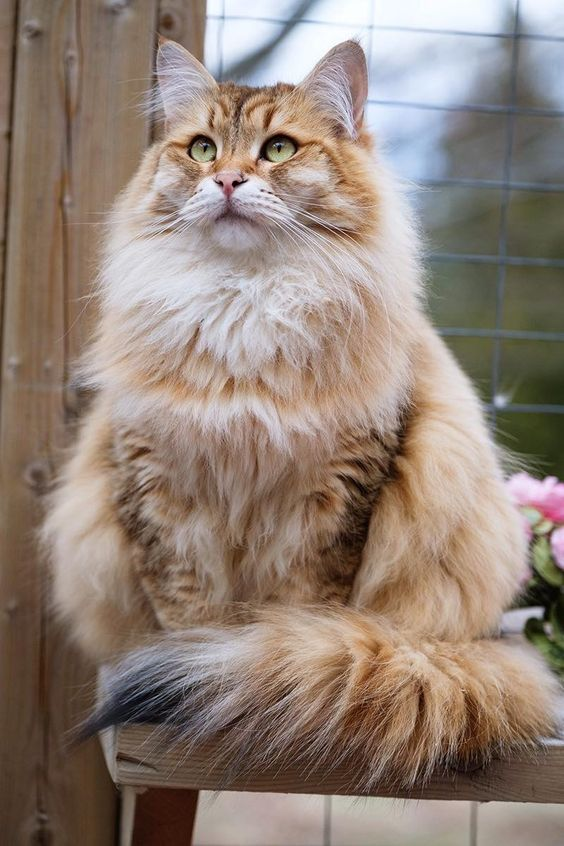
#> input picture F55121087_Asriani_C_Tugas 4 PCD/Gambar asli/FFT.jpg, 564 x 846 px, found by its file name
$ python fft.py
#> lines starting #> are read from the running program, lines starting #| are printed output that depends on the picture
import cv2
import numpy as np
from matplotlib import pyplot as plt

img = cv2.imread('gambar asli/FFT.jpg', 0)
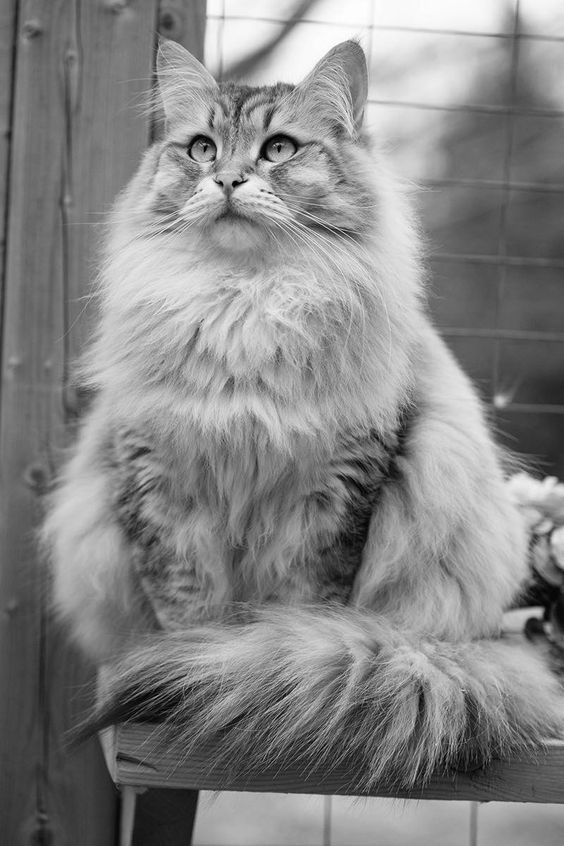
#> img: shape (846, 564); min 0, max 255, mean 133.5

f = np.fft.fft2(img)
fshift = np.fft.fftshift(f)

magnitude_spectrum = 20*np.log(np.abs(fshift))
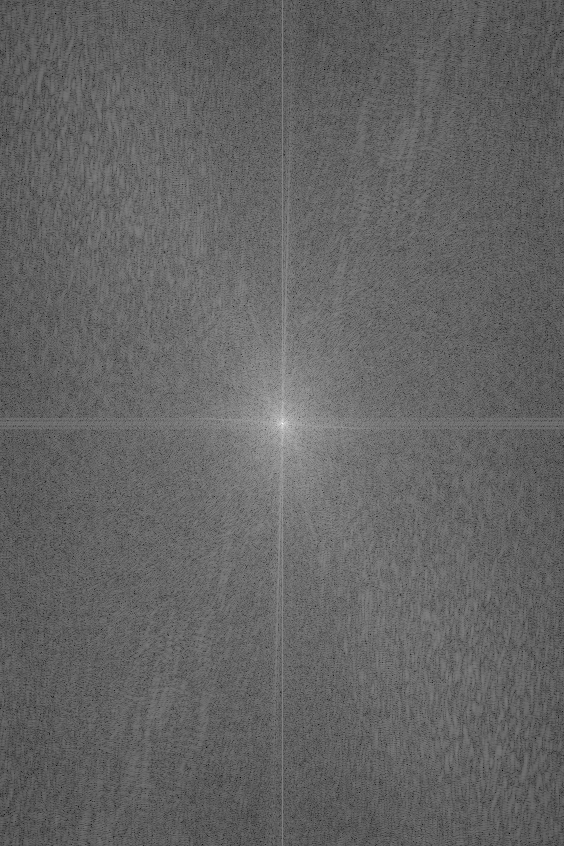
#> magnitude_spectrum: shape (846, 564) float64; min 43.67, max 359.4, mean 168.1; drawn with min black and max white

plt.subplot(121),plt.imshow(img, cmap = 'gray')
plt.title('Gambar Asli'), plt.xticks([]), plt.yticks([])
plt.subplot(122),plt.imshow(magnitude_spectrum, cmap = 'gray')
plt.title('Magnitudo Spektrum Frekuensi'), plt.xticks([]), plt.yticks([])
plt.show()
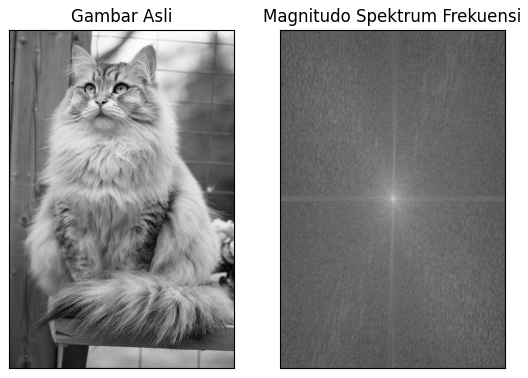
#> figure drawn by matplotlib, 2 panels

cv2.imwrite('hasil_fft.png', magnitude_spectrum)
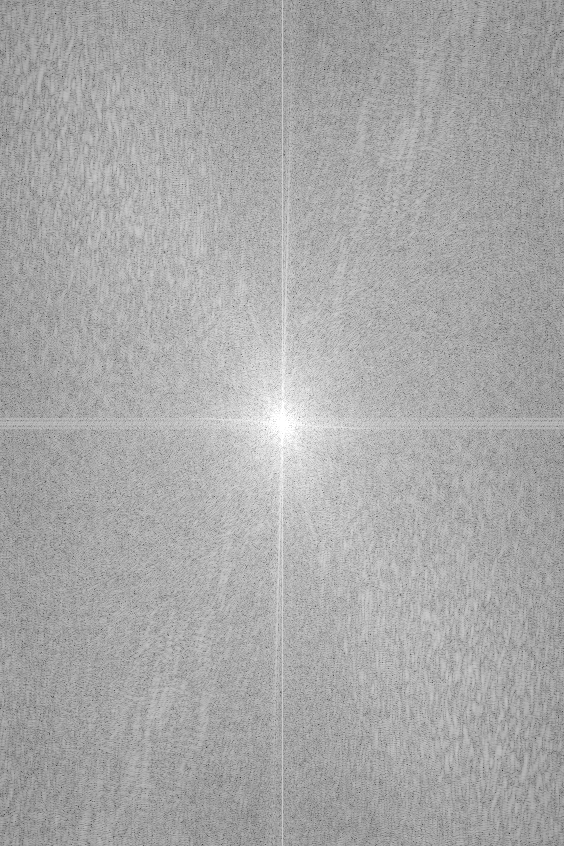
#> saved as hasil_fft.png: shape (846, 564); min 44, max 255, mean 168.1

$ run again, with F55121087_Asriani_C_Tugas 4 PCD/Gambar asli/Butterworth Highpass Filter & Gaussian Highpass Filter.jpg copied over F55121087_Asriani_C_Tugas 4 PCD/Gambar asli/FFT.jpg
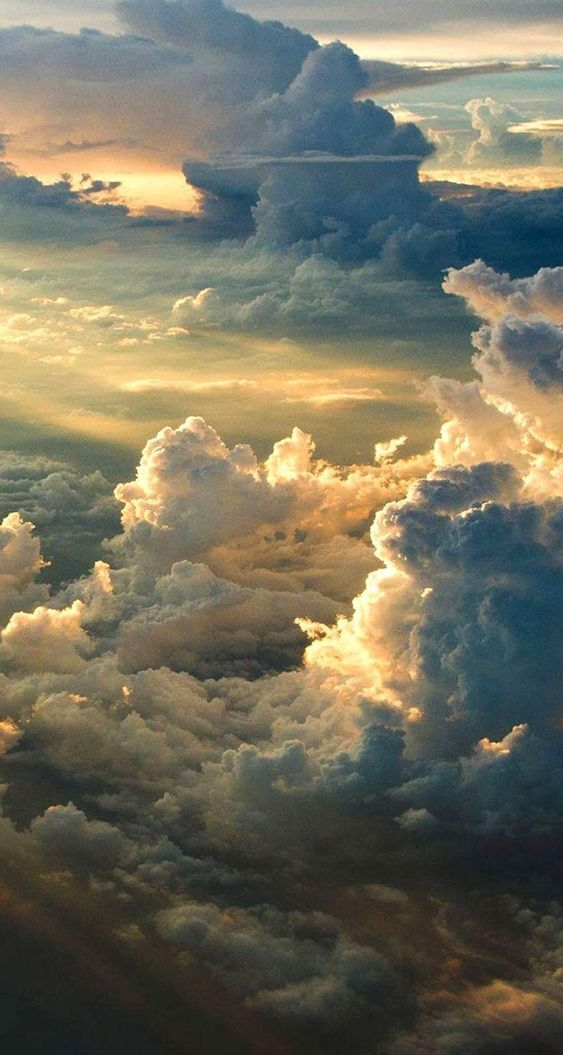
#> input picture F55121087_Asriani_C_Tugas 4 PCD/Gambar asli/Butterworth Highpass Filter & Gaussian Highpass Filter.jpg, 563 x 1055 px, found by its file name
#> `magnitude_spectrum = 20*np.log(np.abs(fshift))`:
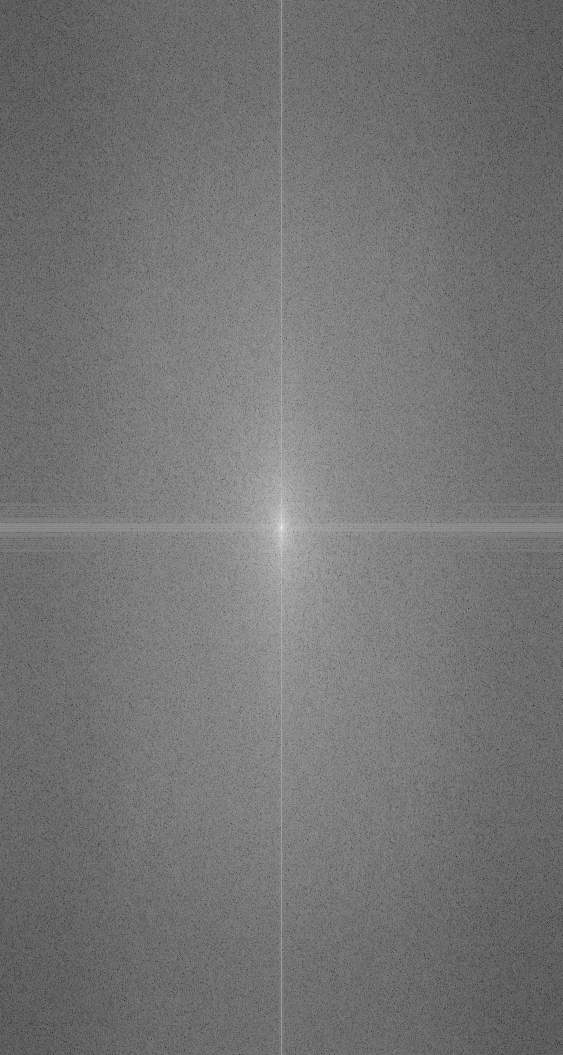
#> magnitude_spectrum: shape (1055, 563) float64; min -25.02, max 360.1, mean 151.5; drawn with min black and max white
#> `cv2.imwrite('hasil_fft.png', magnitude_spectrum)`:
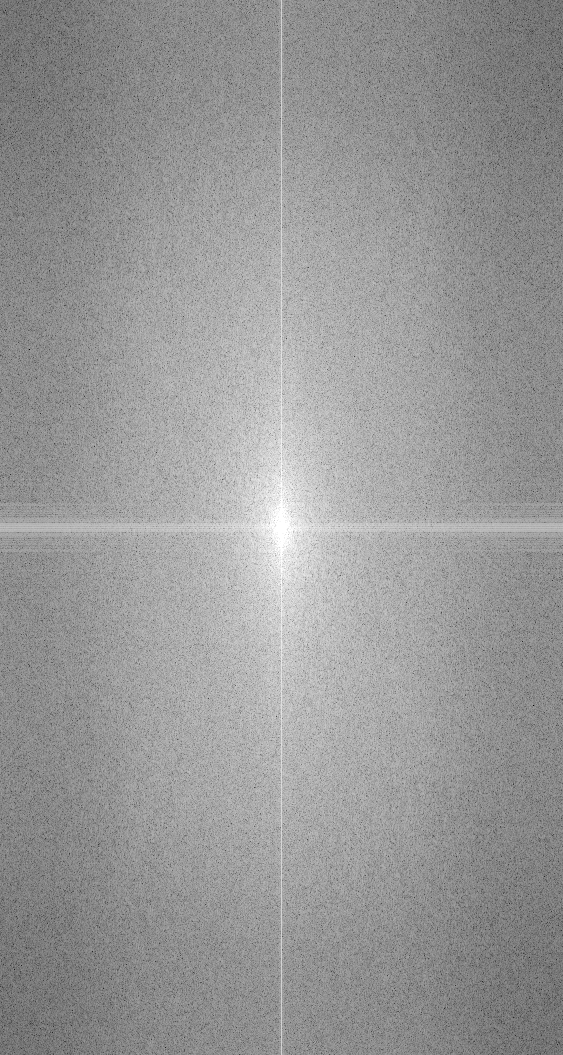
#> saved as hasil_fft.png: shape (1055, 563); min 0, max 255, mean 151.5

$ run again, with F55121087_Asriani_C_Tugas 4 PCD/Gambar asli/DFT.jpg copied over F55121087_Asriani_C_Tugas 4 PCD/Gambar asli/FFT.jpg
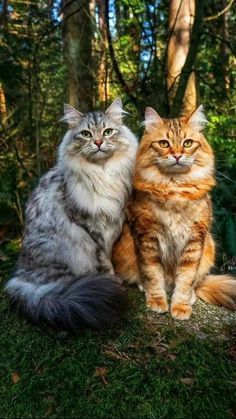
#> input picture F55121087_Asriani_C_Tugas 4 PCD/Gambar asli/DFT.jpg, 236 x 419 px, found by its file name
#> `magnitude_spectrum = 20*np.log(np.abs(fshift))`:
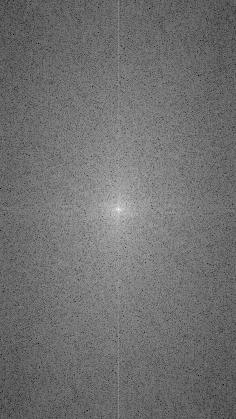
#> magnitude_spectrum: shape (419, 236) float64; min 34.3, max 316.5, mean 158.9; drawn with min black and max white
#> `cv2.imwrite('hasil_fft.png', magnitude_spectrum)`:
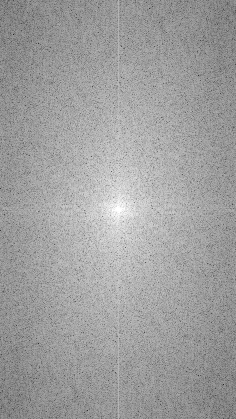
#> saved as hasil_fft.png: shape (419, 236); min 34, max 255, mean 158.9

$ run again, with F55121087_Asriani_C_Tugas 4 PCD/Gambar asli/Gaussian Lowpass Filter & Ideal Highpass Filter - Copy.jpg copied over F55121087_Asriani_C_Tugas 4 PCD/Gambar asli/FFT.jpg
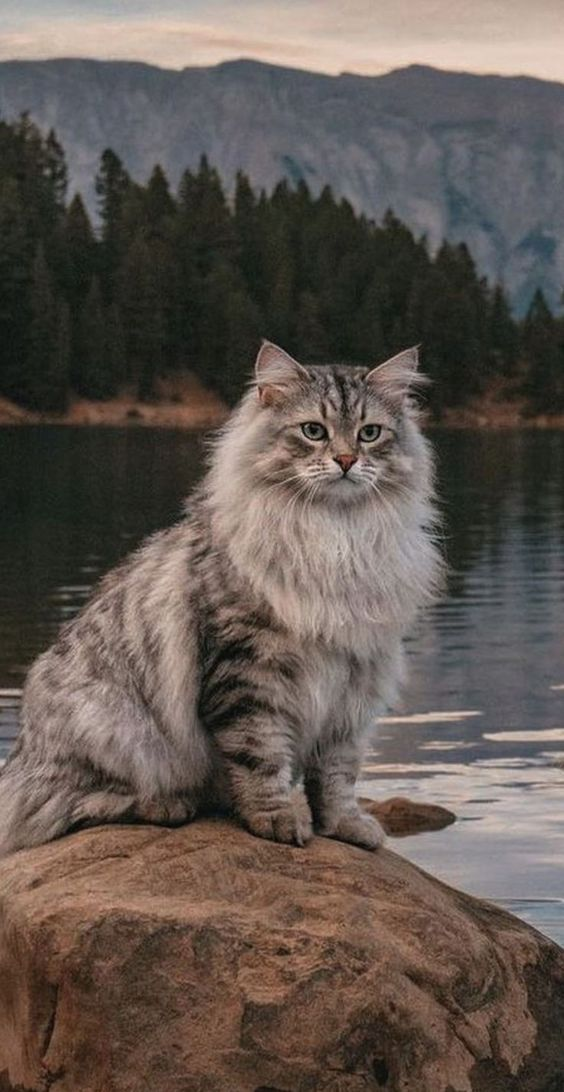
#> input picture F55121087_Asriani_C_Tugas 4 PCD/Gambar asli/Gaussian Lowpass Filter & Ideal Highpass Filter - Copy.jpg, 564 x 1092 px, found by its file name
#> `magnitude_spectrum = 20*np.log(np.abs(fshift))`:
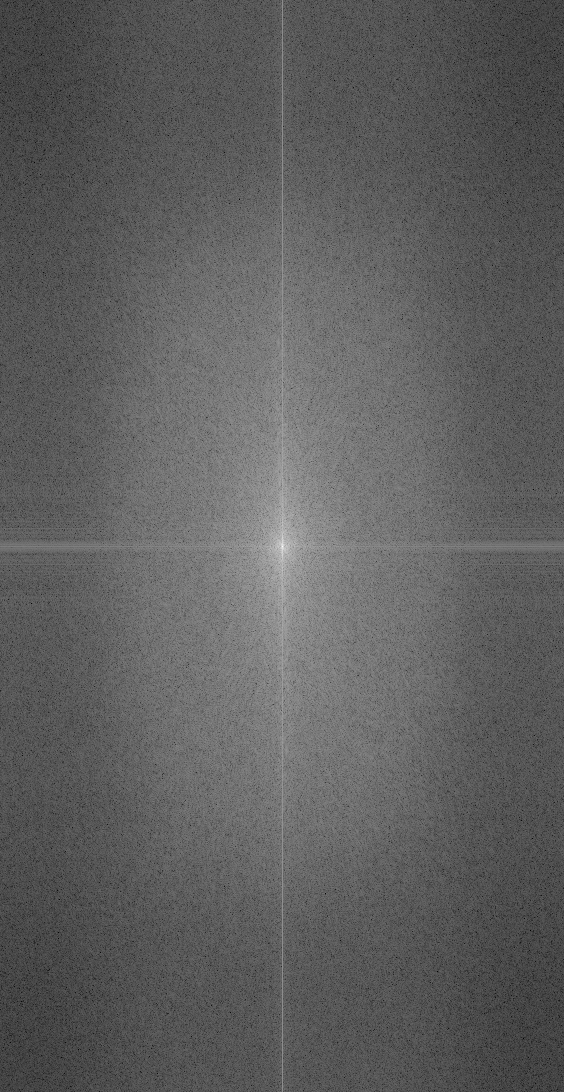
#> magnitude_spectrum: shape (1092, 564) float64; min 24.98, max 356.5, mean 148.8; drawn with min black and max white
#> `cv2.imwrite('hasil_fft.png', magnitude_spectrum)`:
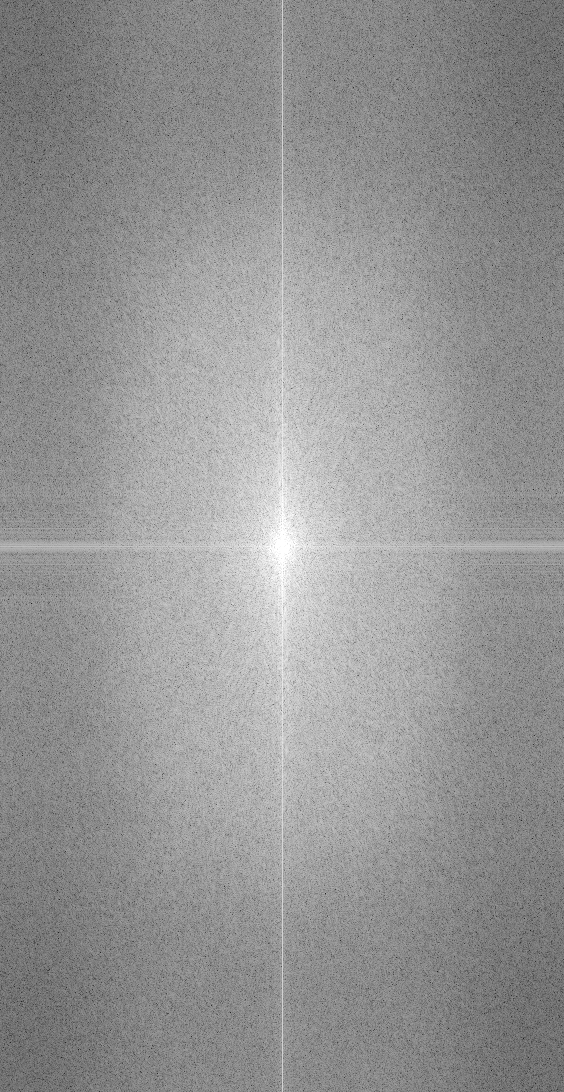
#> saved as hasil_fft.png: shape (1092, 564); min 25, max 255, mean 148.8
